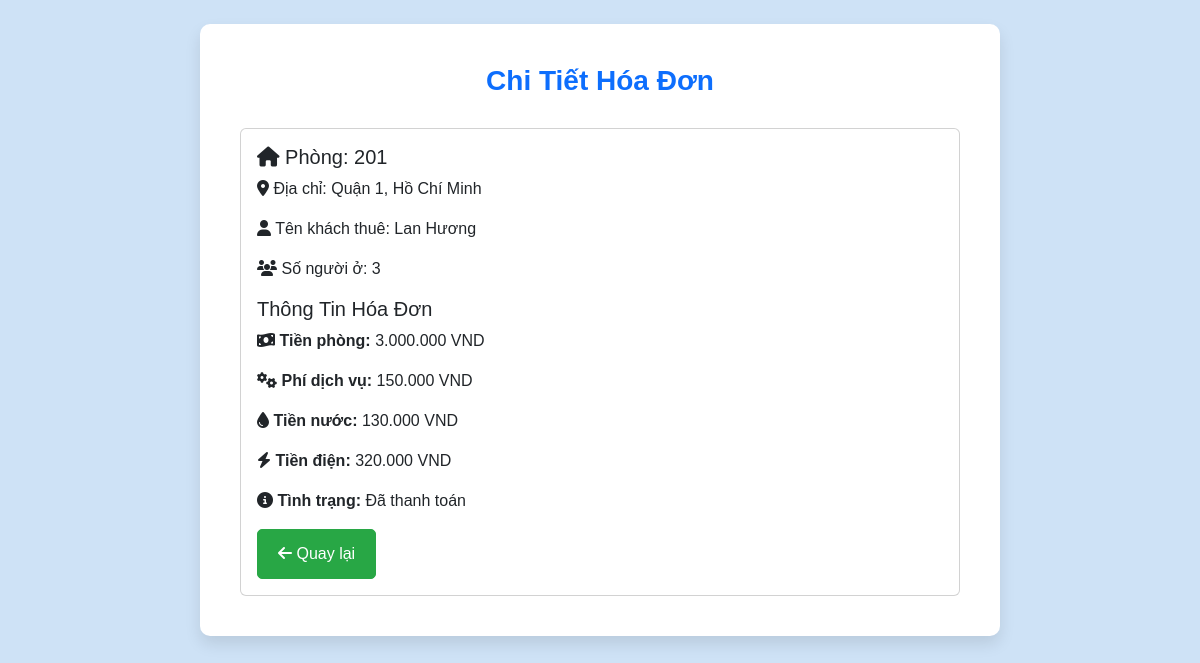
The app's page /quanlyhoadon/xemhoadon.php?id=2 with its own data.
### tables this page shows
CREATE TABLE `hoadon` (
  `id` int(11) NOT NULL,
  `room_id` int(11) NOT NULL,
  `facility_id` int(10) NOT NULL,
  `tien_phong` decimal(10,2) NOT NULL,
  `phi_dich_vu` decimal(10,2) NOT NULL,
  `tien_nuoc` decimal(10,2) NOT NULL,
  `tien_dien` decimal(10,2) NOT NULL,
  `tinh_trang` enum('Đã thanh toán','Chưa thanh toán') NOT NULL DEFAULT 'Chưa thanh toán'
);

CREATE TABLE `rooms` (
  `id` int(11) NOT NULL,
  `room_name` varchar(255) NOT NULL,
  `so_nguoi_o` int(11) NOT NULL,
  `price` decimal(10,2) NOT NULL,
  `status` enum('Còn trống','Đã cho thuê') NOT NULL DEFAULT 'Còn trống',
  `address_room` varchar(255) NOT NULL,
  `facility_id` int(11) NOT NULL
);

### quanlyhoadon/xemhoadon.php (the view, shortened to what this page needs)
<?php
$servername = "localhost";
$username = "root";
$password = "";
$dbname = "baiTapLon";
$conn = new mysqli($servername, $username, $password, $dbname);
$hoa_don_id = isset($_GET['id']) ? intval($_GET['id']) : 0;
$sql = "SELECT h.id AS hoa_don_id,
               r.room_name,
               r.address_room,
               r.so_nguoi_o,
               h.tien_phong,
               h.phi_dich_vu,
               h.tien_nuoc,
               h.tien_dien,
               h.tinh_trang,
               COALESCE(t.tenant_name, 'Không có khách thuê') AS tenant_name
        FROM hoadon AS h
        JOIN rooms AS r ON h.facility_id = r.facility_id
        LEFT JOIN tenants AS t ON r.id = t.room_id
        WHERE h.id = $hoa_don_id";
$result = $conn->query($sql);
if ($result->num_rows > 0) {
    $row = $result->fetch_assoc();
} else {
    echo "Không tìm thấy hóa đơn.";
    exit;
}
?>
<!DOCTYPE html>
<html lang="vi">
<head>
    <link href="https://cdn.jsdelivr.net/npm/bootstrap@5.3.0-alpha1/dist/css/bootstrap.min.css" rel="stylesheet">
    <link href="xemhoadon.css" rel="stylesheet">
    <link href="https://cdnjs.cloudflare.com/ajax/libs/font-awesome/6.5.1/css/all.min.css" rel="stylesheet">
</head>
<body style="background-color: #cee2f6;">
    <div class="container mt-4">
        <h1 class="text-center text-primary">Chi Tiết Hóa Đơn</h1>
        <div class="card">
            <div class="card-body">
                <h5 class="card-title room-number"><i class="fa-solid fa-house"></i> Phòng: <?php echo htmlspecialchars($row['room_name']); ?></h5>
                <p class="card-text room-address"><i class="fa-solid fa-location-dot"></i> Địa chỉ: <?php echo htmlspecialchars($row['address_room']); ?></p>
                <p class="card-text tenant-name"><i class="fa-solid fa-user"></i> Tên khách thuê: <?php echo htmlspecialchars($row['tenant_name']); ?></p>
                <p class="card-text room-people"><i class="fa-solid fa-users"></i> Số người ở: <?php echo htmlspecialchars($row['so_nguoi_o']); ?></p>
                <h5 class="card-title">Thông Tin Hóa Đơn</h5>
                <p><i class="fa-solid fa-money-bill-wave"></i> <strong>Tiền phòng:</strong> <?php echo number_format($row['tien_phong'], 0, ',', '.'); ?> VND</p>
                <p><i class="fa-solid fa-cogs"></i> <strong>Phí dịch vụ:</strong> <?php echo number_format($row['phi_dich_vu'], 0, ',', '.'); ?> VND</p>
                <p><i class="fa-solid fa-tint"></i> <strong>Tiền nước:</strong> <?php echo number_format($row['tien_nuoc'], 0, ',', '.'); ?> VND</p>
                <p><i class="fa-solid fa-bolt"></i> <strong>Tiền điện:</strong> <?php echo number_format($row['tien_dien'], 0, ',', '.'); ?> VND</p>
                <p><i class="fa-solid fa-info-circle"></i> <strong>Tình trạng:</strong> <?php echo htmlspecialchars($row['tinh_trang']); ?></p>
                <div class="card-actions">
                    <a href="danhsachphong.php" class="btn btn-secondary"><i class="fa-solid fa-arrow-left"></i> Quay lại</a>
                </div>
            </div>
        </div>
    </div>
</body>
</html>

### quanlyhoadon/xemhoadon.css (style rules this page uses)
body { font-family: 'Arial', sans-serif; background-color: #cee2f6; color: #333; margin: 0; padding: 0; }
.container { background-color: #fff; padding: 40px; border-radius: 10px; box-shadow: 0 8px 16px rgba(0, 0, 0, 0.1); max-width: 800px; margin: 40px auto; }
h1 { font-size: 28px; color: #343a40; font-weight: 600; margin-bottom: 30px; text-align: center; }
.btn-secondary { background-color: #28a745; border-color: #28a745; padding: 12px 20px; border-radius: 5px; font-size: 16px; color: #fff; text-decoration: none; display: inline-block; transition: all 0.3s ease; }

### records on screen
hoadon: room.room_name "201", room.address_room "Quận 1, Hồ Chí Minh", room.so_nguoi_o "3", tien_phong "3.000.000", phi_dich_vu "150.000", tien_nuoc "130.000", tien_dien "320.000", tinh_trang "Đã thanh toán"

### other values on screen
$row['tenant_name'] "Lan Hương"
